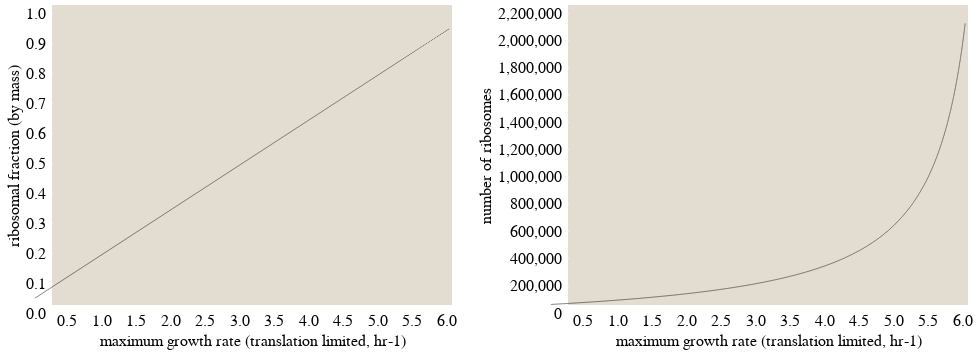

Here is the notebook cell this chart was saved with:
### Code cell
lambda_max_all = []
frac_ribo_all = []
N_ribosome_all = []
# quick google search bionumber says there are 7,459 aa in a ribosome in E. coli
for N_ribosome_ in np.linspace(N_ribosome/5, N_ribosome*100, 5000):
    t_ = ((N_aa / (20.0 * N_ribosome_)) /60) + (((7459 * N_ribosome_)/ (20.0 * N_ribosome_)) /60)
    mass_nonribo = (N_aa / (1E-15 * 6.022E23 / 110))
    mass_ribo = (7459 * N_ribosome_) / (1E-15 * 6.022E23 / 110) 
    N_ribosome_all = np.append(N_ribosome_all, N_ribosome_)
    frac_ribo_all = np.append(frac_ribo_all, mass_ribo / (mass_ribo + mass_nonribo))
    lambda_max_all = np.append(lambda_max_all, np.log(2) / (t_ / 60))
    
source = pd.DataFrame({'max_growth_rate_hr' : lambda_max_all, 
                       'frac_ribo' : frac_ribo_all, 
                      'N_ribosomes' : N_ribosome_all}, columns = ['max_growth_rate_hr', 
                                                                  'frac_ribo',
                                                                 'N_ribosomes'])

l = alt.Chart(source).mark_line().encode(
        x = alt.X('max_growth_rate_hr:Q', scale = alt.Scale(domain=[0.4,6.2]),
                  title = 'maximum growth rate (translation limited, hr-1)'),
        y = alt.Y('frac_ribo:Q',scale = alt.Scale(domain=[0,1]),
                  title = 'ribosomal fraction (by mass)'),
    )

r = alt.Chart(source).mark_line().encode(
        x = alt.X('max_growth_rate_hr:Q', scale = alt.Scale(domain=[0.4,6.2]),
                  title = 'maximum growth rate (translation limited, hr-1)'),
        y = alt.Y('N_ribosomes:Q',
                  title = 'number of ribosomes')
    )

(l | r).configure_axis(
    labelFontSize=16,
    titleFontSize=16
    )

### Figure 1 — Vega-Lite specification as saved in the notebook (floating-point values rounded to 4 significant figures; data arrays with more than 128 entries replaced by an {"elided": "..."} marker saying what was removed)
{"config": {"background": "white", "group": {"fill": "#E3DCD0"}, "view": {"strokeWidth": 0, "height": 300, "width": 400, "fill": "#E3DCD0"}, "mark": {"strokeWidth": 0.5, "stroke": "black"}, "axis": {"domainColor": null, "labelFont": "Lucida Sans", "titleFont": "Lucida Sans", "titleFontWeight": 400, "grid": false, "ticks": true, "tickColor": "white", "tickOffset": 8, "tickWidth": 1.5, "labelFontSize": 16, "titleFontSize": 16}, "range": {"category": ["#D56C55", "#738FC1", "#7AA974", "#AB85AC", "#7E9D90", "#905426", "#EAC264"]}, "legend": {"labelFont": "Lucida Sans", "titleFont": "Lucida Sans", "titleFontWeight": 400}, "title": {"font": "Lucida Sans", "fontWeight": 400, "anchor": "middle"}}, "hconcat": [{"mark": "line", "encoding": {"x": {"type": "quantitative", "field": "max_growth_rate_hr", "scale": {"domain": [0.4, 6.2]}, "title": "maximum growth rate (translation limited, hr-1)"}, "y": {"type": "quantitative", "field": "frac_ribo", "scale": {"domain": [0, 1]}, "title": "ribosomal fraction (by mass)"}}}, {"mark": "line", "encoding": {"x": {"type": "quantitative", "field": "max_growth_rate_hr", "scale": {"domain": [0.4, 6.2]}, "title": "maximum growth rate (translation limited, hr-1)"}, "y": {"type": "quantitative", "field": "N_ribosomes", "title": "number of ribosomes"}}}], "data": {"name": "data-5556d5add9358ba1643b137c22c93d41"}, "$schema": "https://vega.github.io/schema/vega-lite/v4.0.2.json", "datasets": {"data-5556d5add9358ba1643b137c22c93d41": {"elided": "5000 records"}}}
